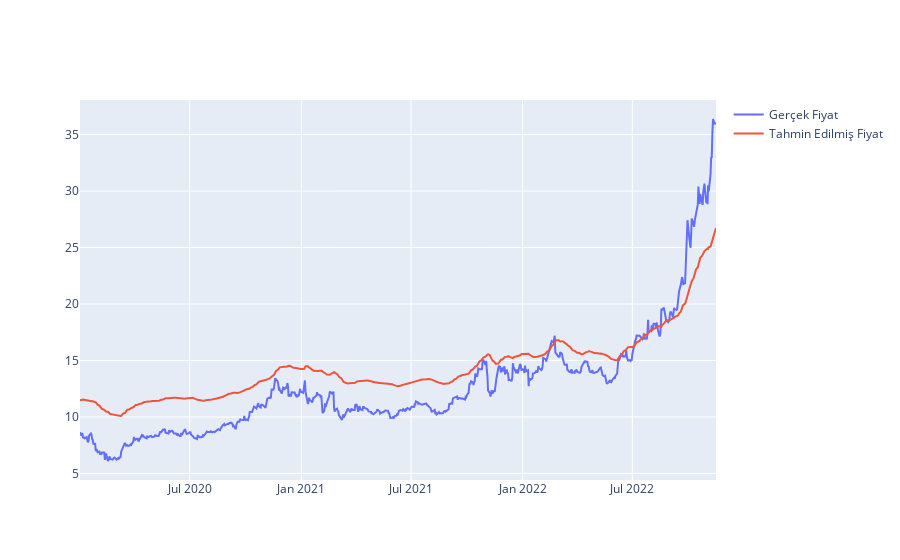

This figure's notebook cell:
### Code cell
# tahminleri ve gerçekleri kontrol edin
fig = go.Figure()

fig.add_trace(go.Scatter(x = data.index, y = Actual, mode ='lines', name='Gerçek Fiyat'))
fig.add_trace(go.Scatter(x = data.index, y = Predictions, mode = 'lines', name='Tahmin Edilmiş Fiyat'))
fig.show()

### Figure 1 — Plotly figure (JSON) as saved in the notebook; plotly's stock layout.template omitted (floating-point values rounded to 4 significant figures; data arrays with more than 128 entries replaced by an {"elided": "..."} marker saying what was removed)
{"data": [{"mode": "lines", "name": "Gerçek Fiyat", "type": "scatter", "x": {"elided": "753 str values"}, "y": {"elided": "721 float values"}}, {"mode": "lines", "name": "Tahmin Edilmiş Fiyat", "type": "scatter", "x": {"elided": "753 str values"}, "y": {"elided": "721 float values"}}], "layout": {}}
